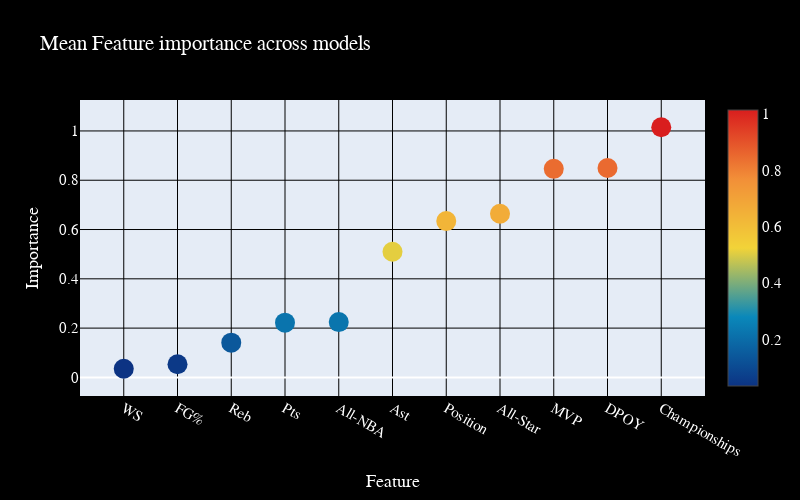

Notebook cell for this chart:
### Code cell
feature_importances = [feature_importance_lr]
concat_df = pd.concat(feature_importances) 
mean_importance = concat_df.groupby('Feature')['Importance'].mean().reset_index()
mean_importance = mean_importance.sort_values('Importance', ascending=True)

fig = go.Figure(data=go.Scatter(
    x=mean_importance['Feature'],
    y=mean_importance['Importance'],
    mode='markers',
    marker=dict(
        size=20,
        color=mean_importance['Importance'],
        colorscale='Portland',
        showscale=True
    )
))

fig.update_layout(
    title='Mean Feature importance across models',
    xaxis=dict(title='Feature'),
    yaxis=dict(title='Importance'),
    height = 500,
    width = 800,
    paper_bgcolor = 'black',
    font = dict(
        color = 'white',
        family = 'Courier New',
        size = 15
    )
)

fig.update_xaxes(
    gridcolor='black'
)

fig.update_yaxes(
    gridcolor='black'
)

### Figure 1 — Plotly figure (JSON) as saved in the notebook; plotly's stock layout.template omitted (floating-point values rounded to 4 significant figures)
{"data": [{"marker": {"color": [0.0353, 0.05329, 0.1409, 0.2222, 0.2243, 0.5099, 0.6343, 0.6642, 0.8462, 0.8498, 1.015], "colorscale": [[0, "rgb(12,51,131)"], [0.25, "rgb(10,136,186)"], [0.5, "rgb(242,211,56)"], [0.75, "rgb(242,143,56)"], [1, "rgb(217,30,30)"]], "showscale": true, "size": 20}, "mode": "markers", "type": "scatter", "x": ["WS", "FG%", "Reb", "Pts", "All-NBA", "Ast", "Position", "All-Star", "MVP", "DPOY", "Championships"], "y": [0.0353, 0.05329, 0.1409, 0.2222, 0.2243, 0.5099, 0.6343, 0.6642, 0.8462, 0.8498, 1.015]}], "layout": {"font": {"color": "white", "family": "Courier New", "size": 15}, "height": 500, "paper_bgcolor": "black", "title": {"text": "Mean Feature importance across models"}, "width": 800, "xaxis": {"gridcolor": "black", "title": {"text": "Feature"}}, "yaxis": {"gridcolor": "black", "title": {"text": "Importance"}}}}
